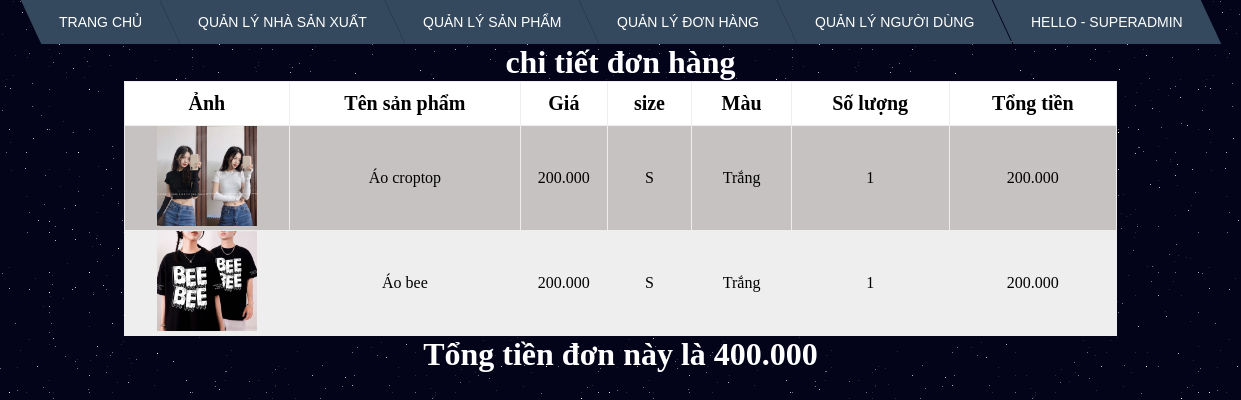
/admin/orders/detail.php?id=17 (signed in), run on the app's committed database.
### tables this page shows
CREATE TABLE `order_product` (
  `order_id` int(11) NOT NULL,
  `product_id` int(11) NOT NULL,
  `quantity` int(11) NOT NULL,
  `size_product_id` int(11) NOT NULL,
  `color_product_id` int(11) NOT NULL
);

CREATE TABLE `products` (
  `id` int(11) NOT NULL,
  `name` varchar(50) NOT NULL,
  `image` varchar(200) NOT NULL,
  `price` float NOT NULL,
  `description` text NOT NULL,
  `manufacturer_id` int(11) NOT NULL
);

CREATE TABLE `product_size` (
  `size_id` int(11) NOT NULL,
  `size_name` varchar(2) NOT NULL
);

CREATE TABLE `product_color` (
  `color_id` int(11) NOT NULL,
  `color_name` varchar(10) NOT NULL
);

### admin/orders/detail.php (the view, shortened to what this page needs)
<!DOCTYPE html>
<html>
<head>
    <link rel="stylesheet" href="../css/menu.css">
    <link rel="stylesheet" href="../css/table.css">
    <link rel="stylesheet" href="../css/bg-galaxy.css">
</head>
<body>
    <?php
    include '../menu.php';
    $order_id = $_GET['id'];
    require '../connect.php';
    $sql = "select
*
from order_product
join products on products.id = order_product.product_id
where order_id = '$order_id' ";
    $result = mysqli_query($connect, $sql);
    $sum = 0;
    ?>
    <h1>chi tiết đơn hàng</h1>
    <table border="1" width="100%">
        <tr>
            <th>Ảnh</th>
            <th>Tên sản phẩm</th>
            <th>Giá</th>
            <th>size</th>
            <th>Màu</th>
            <th>Số lượng</th>
            <th>Tổng tiền</th>
        </tr>
        <?php foreach ($result as $each) : ?>
            <tr>
                <td><img height='100' src="../products/photos/<?php echo $each['image'] ?>"></td>
                <td><?php echo $each['name'] ?></td>
                <td><?php echo number_format($each['price'], 0, ',', '.') ?></td>
                <td>
                    <?php
                    $sisi = $each['size_product_id'];
                    $sql1 = "select * from product_size where size_id=$sisi";
                    $result1 = mysqli_query($connect, $sql1);
                    $each1 = mysqli_fetch_array($result1)
                    ?>
                    <?php echo $each1['size_name'] ?>
                </td>
                <td>
                    <?php
                    if (empty($each['color_product_id'])) {
                        $sisi = 1;
                    } else {
                        $sisi = $each['color_product_id'];
                    }
                    $sql = "select * from product_color where color_id='$sisi'";
                    $result = mysqli_query($connect, $sql);
                    $each1 = mysqli_fetch_array($result)
                    ?>
                    <?php echo $each1['color_name'] ?>
                </td>
                <td>
                    <?php echo $each['quantity'] ?>
                </td>
                <td>
                    <?php
                    $result = $each['price'] * $each['quantity'];
                    echo number_format($result, 0, ',', '.');
                    $sum += $result;
                    ?>
                </td>
            </tr>
        <?php endforeach ?>
    </table>
    <h1>
        Tổng tiền đơn này là <?php echo  number_format($sum, 0, ',', '.') ?>
    </h1>
</body>
</html>

### admin/css/menu.css (style rules this page uses)
h1 { color: #fff; }

### admin/css/table.css (style rules this page uses)
* { margin: 0; padding: 0; box-sizing: border-box; }
table { margin: auto; width: 80%; border:none; border-collapse: collapse; }
h1 { text-align: center; }
tr { text-align: center; }
tr:nth-child(odd) { background-color: #EEEEEE; }
tr:nth-child(even) { background-color: #c7c2c2; }
tr:first-child { background-color: #ffffff; }
tr:first-child th { padding: 10px; font-size: 20px; }

### admin/css/bg-galaxy.css (style rules this page uses)
body { background-color: #03031A; }

### data on the page
order_product: product.image (picture), product.name "Áo croptop", product.price "200.000", product_size.size_name "S", product_color.color_name "Trắng", quantity "1", result "200.000"
order_product: product.image (picture), product.name "Áo bee", product.price "200.000", product_size.size_name "S", product_color.color_name "Trắng", quantity "1", result "200.000"

### other printed values
$_SESSION['name'] "SUPERADMIN"
$sum "400.000"
